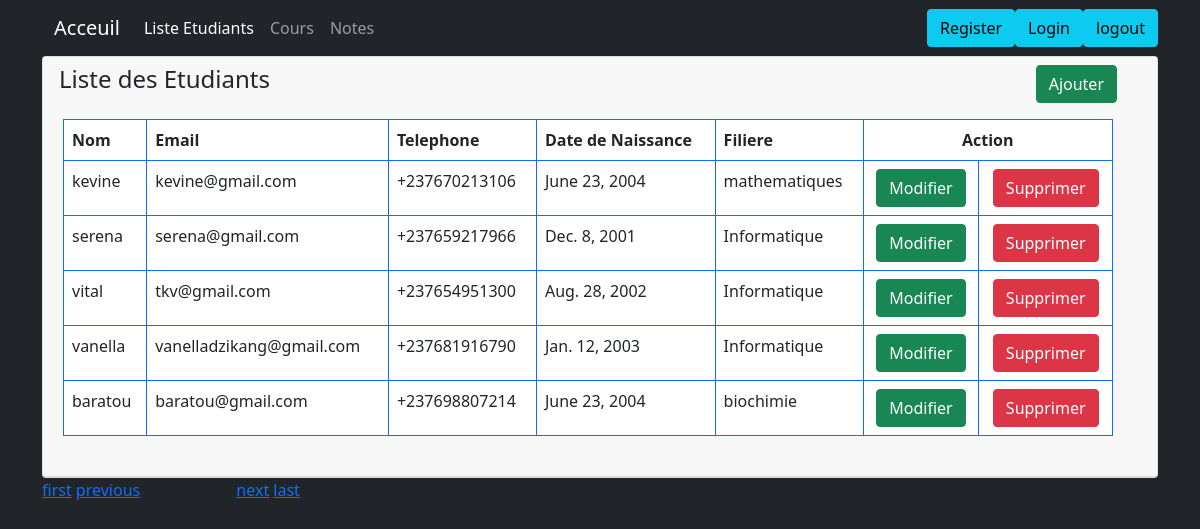
Screenshot of /students/?page=2 with the database file from the repository.
### Etudiants/models.py (models this page shows, shortened)
class Student(models.Model):
    name = models.CharField(max_length=50)
    email = models.EmailField(unique=True)
    phone = models.CharField(max_length=10)
    birthdate = models.DateField()
    filiere_id = models.ForeignKey(Filiere, verbose_name=(""), on_delete=models.CASCADE)
    class Meta:
        verbose_name =("Student")
        verbose_name_plural =("Students")

class Filiere(models.Model):
    name = models.CharField(max_length=20)
    description = models.TextField()
    class Meta:
        verbose_name =("Filiere")
        verbose_name_plural =("Filieres")

### Etudiants/views.py (the view)
# urls.py: path('students/', index, name='index'),
def index(request):
    students= Student.objects.all()
    page=request.GET.get('page',1)
    paginate= Paginator(students, 5)
    try:
       students=paginate.page(page)
    except PageNotAnInteger:
        students=paginate.page(1)
    except EmptyPage:
       students=paginate.page(Paginator.num_pages)
    context={
        'students':students
    }
    return render(request, 'student/index.html', context)

### Etudiants/templates/student/index.html
{% extends 'app.html' %} {% block content %}
<div class="card">
  <div class="card-header">
    <div class="row col-md-12">
      <div class="col-md-6">
        <h4>Liste des Etudiants</h4>
      </div>
      <div class="col-md-6">
        <a
          href="{% url 'create' %}"
          class="btn btn-success"
          style="float: right"
          >Ajouter</a
        >
      </div>
      <div class="card-body">
        <table class="table table-bordered border-primary bg-white">
          <thead>
            <tr>
              <th>Nom</th>
              <th>Email</th>
              <th>Telephone</th>
              <th>Date de Naissance</th>
              <th>Filiere</th>
              <th colspan="2">
                <center>Action</center>
              </th>
            </tr>
          </thead>
          <tbody>
            {% for item in students %}
            <tr>
              <td>{{ item.name }}</td>
              <td>{{ item.email }}</td>
              <td>{{ item.phone }}</td>
              <td>{{ item.birthdate }}</td>
              <td>{{ item.filiere_id.name }}</td>
              <td>
                <center>
                  <a href="update/{{ item.id }}" class="btn btn-success"
                    >Modifier</a
                  >
                </center>
              </td>
              <td>
                <center>
                  <a href="delete/{{ item.id }}" class="btn btn-danger"
                    >Supprimer</a
                  >
                </center>
              </td>
            </tr>
            {% empty %}
            <tr>
              <td colspan="8">
                <div class="text-center">Aucun Etudiant pour le moment</div>
              </td>
            </tr>
            {% endfor %}
          </tbody>
        </table>
      </div>
    </div>
  </div>
</div>
{% if students.has_other_pages %}
<div class="pagination">
  <span class="step-links">
    {% if students.has_previous %}
    <a href="?page=1">first</a>
    <a href="?page={{ students.previous_page_number }}">previous</a>
    {% endif %}
    <span class="current-page">
      Page {{ students.number }} of {{ students.paginator.num_pages }}.
    </span>
    {% if students.has_next %}
    <a href="?page={{ students.next_page_number }}">next</a>
    <a href="?page={{ students.paginator.num_pages }}">last </a>
    {% endif %}
  </span>
</div>
{% endif %} {% endblock %}

### rows the page displays
Student: name "kevine", email "kevine@gmail.com", phone "+237670213106", birthdate "June 23, 2004", filiere_id.name "mathematiques"
Student: name "serena", email "serena@gmail.com", phone "+237659217966", birthdate "Dec. 8, 2001", filiere_id.name "Informatique"
Student: name "vital", email "tkv@gmail.com", phone "+237654951300", birthdate "Aug. 28, 2002", filiere_id.name "Informatique"
Student: name "vanella", email "vanelladzikang@gmail.com", phone "+237681916790", birthdate "Jan. 12, 2003", filiere_id.name "Informatique"
Student: name "baratou", email "baratou@gmail.com", phone "+237698807214", birthdate "June 23, 2004", filiere_id.name "biochimie"
